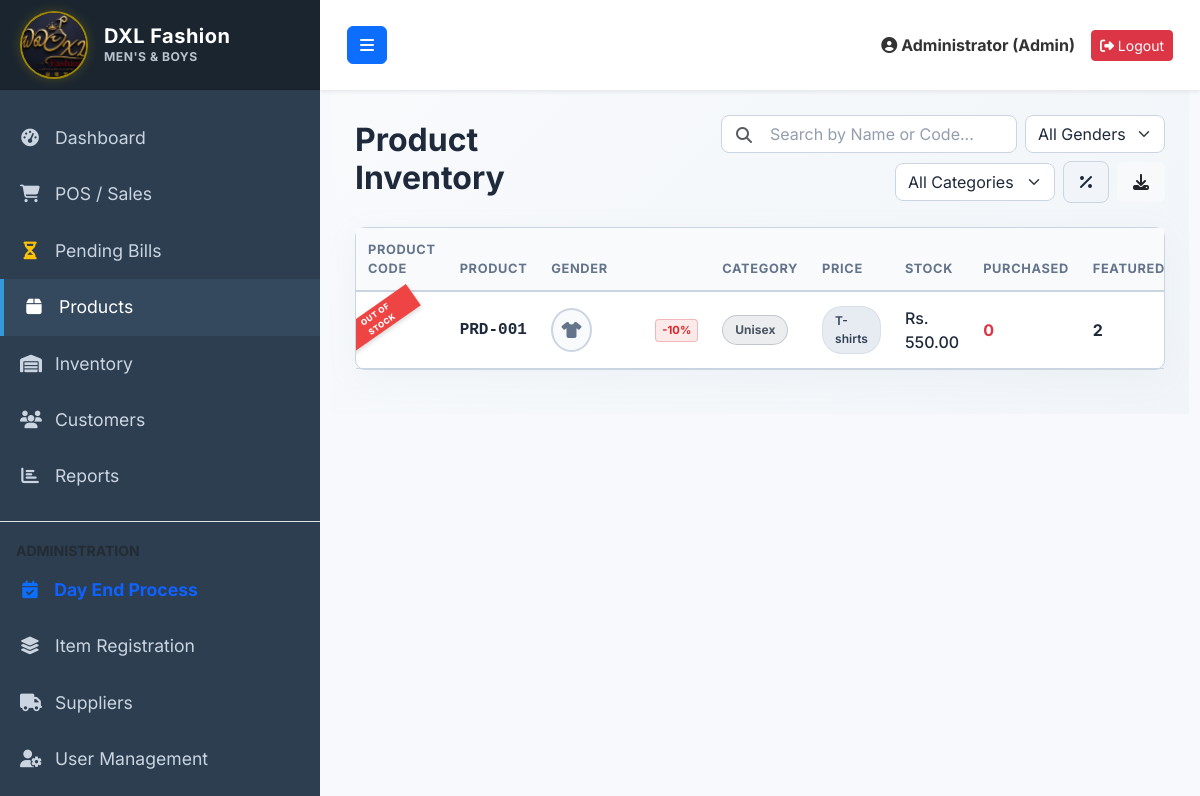
The page /products.php (signed in) on the database its author committed.
### tables this page shows
CREATE TABLE `products` (
  `id` int(11) NOT NULL AUTO_INCREMENT,
  `category_id` int(11) DEFAULT NULL,
  `brand_id` int(11) DEFAULT NULL,
  `product_name` varchar(255) NOT NULL,
  `barcode` varchar(100) DEFAULT NULL,
  `size` varchar(10) DEFAULT NULL,
  `gender` varchar(20) DEFAULT 'Unisex',
  `color` varchar(50) DEFAULT NULL,
  `purchase_price` decimal(10,2) NOT NULL DEFAULT 0.00,
  `selling_price` decimal(10,2) NOT NULL DEFAULT 0.00,
  `discount_percent` int(11) DEFAULT 0,
  `stock_quantity` int(11) NOT NULL DEFAULT 0,
  `is_featured` tinyint(1) DEFAULT 0,
  `reorder_level` int(11) NOT NULL DEFAULT 5,
  `image` varchar(255) DEFAULT 'default.png',
  `created_at` timestamp NOT NULL DEFAULT current_timestamp(),
  PRIMARY KEY (`id`),
  UNIQUE KEY `barcode` (`barcode`),
  KEY `category_id` (`category_id`),
  KEY `brand_id` (`brand_id`),
  CONSTRAINT `fk_prod_brand` FOREIGN KEY (`brand_id`) REFERENCES `brands` (`id`) ON DELETE SET NULL,
  CONSTRAINT `fk_prod_cat` FOREIGN KEY (`category_id`) REFERENCES `categories` (`id`) ON DELETE SET NULL
);

CREATE TABLE `categories` (
  `id` int(11) NOT NULL AUTO_INCREMENT,
  `category_name` varchar(100) NOT NULL,
  `created_at` timestamp NOT NULL DEFAULT current_timestamp(),
  PRIMARY KEY (`id`)
);

### products.php (the view, shortened to what this page needs)
<?php
require_once 'config/database.php';
require_once 'includes/header.php';
$products = $pdo->query("
    SELECT p.*, c.category_name, b.brand_name,
           COALESCE((SELECT SUM(si.quantity) FROM sale_items si WHERE si.product_id = p.id), 0) as purchased_qty
    FROM products p
    LEFT JOIN categories c ON p.category_id = c.id
    LEFT JOIN brands b ON p.brand_id = b.id
    ORDER BY p.id DESC
")->fetchAll();
?>
<div class="premium-dark-page" style="margin: -24px; padding: 24px;">
    <div class="row align-items-center mb-4 g-3">
        <div class="col-md-3">
            <h2 class="fw-bold m-0 text-white">Product Inventory</h2>
        </div>
        <div class="col-md-9 d-flex flex-wrap gap-2 justify-content-md-end align-items-center">
            <div class="position-relative" style="min-width: 250px;">
                <input type="text" id="searchInventory" class="form-control ps-5" placeholder="Search by Name or Code..." onkeyup="filterTable()">
                <i class="fas fa-search position-absolute text-muted" style="left: 15px; top: 12px;"></i>
            </div>
            <select id="filterGender" class="form-select" style="width: 140px;" onchange="filterTable()">
                <option value="">All Genders</option>
            </select>
            <select id="filterCategory" class="form-select" style="width: 160px;" onchange="filterTable()">
                <option value="">All Categories</option>
            </select>
            <button id="btnDiscountFilter" class="btn btn-dark-premium px-3" onclick="toggleDiscountFilter()" title="Filter Active Discounts">
                <i class="fas fa-percentage"></i>
            </button>
            <button class="btn btn-light px-3 py-2 border-0" onclick="window.print()" title="Print Inventory Report">
                <i class="fas fa-download text-dark"></i>
            </button>
        </div>
    </div>
    <div class="card border-0">
        <div class="card-body p-0">
            <div class="table-responsive">
                <table class="table table-hover align-middle m-0" id="inventoryTable">
                    <thead>
                        <tr>
                            <th>Product Code</th>
                            <th>Product</th>
                            <th>Gender</th>
                            <th>Category</th>
                            <th>Price</th>
                            <th>Stock</th>
                            <th>Purchased</th>
                            <th class="text-center">Featured</th>
                        </tr>
                    </thead>
                    <tbody>
                        <?php foreach($products as $p): ?>
                        <tr class="out-of-stock-container"
                            data-gender="<?= htmlspecialchars($p['gender'] ?? 'Unisex') ?>"
                            data-category="<?= htmlspecialchars($p['category_name'] ?? '') ?>"
                            data-discount="<?= $p['discount_percent'] ?>">
                            <?php if ($p['stock_quantity'] <= 0): ?>
                                <td style="padding:0; width:0; border:0; position:relative;">
                                    <div class="out-of-stock-ribbon">Out of Stock</div>
                                </td>
                            <?php endif; ?>
                            <td class="product-code-cell fw-semibold font-monospace" style="color: #cbd5e1;">
                                <?= htmlspecialchars($p['barcode'] ?: 'PRD-'.str_pad($p['id'], 3, '0', STR_PAD_LEFT)) ?>
                            </td>
                            <td>
                                <div class="d-flex align-items-center gap-3">
                                    <?php
                                    $img_src = (file_exists('assets/images/'.$p['image']) && $p['image'] != 'default.png') ? 'assets/images/'.$p['image'] : null;
                                    if ($img_src):
                                    ?>
                                        <img src="<?= $img_src ?>" class="product-avatar-circle">
                                    <?php else: ?>
                                        <div class="product-avatar-fallback">
                                            <i class="fas fa-tshirt"></i>
                                        </div>
                                    <?php endif; ?>
                                    <div class="d-flex align-items-center">
                                        <span class="product-name-cell fw-bold text-white"><?= htmlspecialchars($p['product_name']) ?></span>
                                        <?php if ($p['discount_percent'] > 0): ?>
                                            <span class="badge-discount-percent">-<?= $p['discount_percent'] ?>%</span>
                                        <?php endif; ?>
                                    </div>
                                </div>
                            </td>
                            <td>
                                <?php
                                $gender_class = 'badge-gender-unisex';
                                ?>
                                <span class="<?= $gender_class ?>"><?= htmlspecialchars($p['gender'] ?? 'Unisex') ?></span>
                            </td>
                            <td>
                                <span class="badge-category-pill"><?= htmlspecialchars($p['category_name'] ?? 'General') ?></span>
                            </td>
                            <td class="text-white fw-medium">
                                Rs. <?= number_format($p['selling_price'], 2) ?>
                            </td>
                            <td>
                                <?php if($p['stock_quantity'] <= $p['reorder_level']): ?>
                                    <span class="fw-bold text-danger"><?= $p['stock_quantity'] ?></span>
                                <?php else: ?>
                                    <span class="fw-bold" style="color: #cbd5e1;"><?= $p['stock_quantity'] ?></span>
                                <?php endif; ?>
                            </td>
                            <td class="fw-bold text-success">
                                <?= number_format($p['purchased_qty']) ?>
                            </td>
                        </tr>
                        <?php endforeach; ?>
                    </tbody>
                </table>
            </div>
        </div>
    </div>
</div>
<?php require_once 'includes/footer.php'; ?>

### assets/css/style.css (style rules this page uses)
body { font-family: 'Inter', sans-serif; background-color: #f8f9fc; color: #333; margin: 0; padding: 0; overflow: hidden; height: 100vh; }
.card { border-radius: 10px; box-shadow: 0 4px 6px rgba(0,0,0,0.05); border: none; margin-bottom: 20px; }
:root { --bg-gradient: linear-gradient(135deg, #f8fafc, #f1f5f9); --card-dark: #ffffff; --text-white: #1e293b; --text-muted-dark: #64748b; --primary-blue: #0f62fe; --primary-blue-hover: #0043ce; --primary-orange: var(--primary-blue); --primary-orange-hover: var(--primary-blue-hover); --border-color-dark: #cbd5e1; --accent-blue: var(--primary-blue); --accent-pink: #db2777; --accent-green: #10b981; }
.premium-dark-page { background: var(--bg-gradient) !important; color: var(--text-white) !important; padding: 15px; }
.premium-dark-page h2, .premium-dark-page h3, .premium-dark-page h4, .premium-dark-page h5 { color: var(--text-white) !important; }
.premium-dark-page .card { background: var(--card-dark) !important; border: 1px solid var(--border-color-dark) !important; box-shadow: 0 8px 32px 0 rgba(148, 163, 184, 0.08) !important; color: var(--text-white) !important; }
.premium-dark-page .table { --bs-table-bg: transparent !important; --bs-table-color: var(--text-white) !important; border-color: var(--border-color-dark) !important; vertical-align: middle !important; }
.premium-dark-page .table th { color: var(--text-muted-dark) !important; font-size: 0.8rem; font-weight: 700; text-transform: uppercase; letter-spacing: 0.05em; border-bottom: 2px solid var(--border-color-dark) !important; background: #f8fafc !important; padding: 12px; }
.premium-dark-page .table td { border-bottom: 1px solid var(--border-color-dark) !important; padding: 14px 12px !important; color: var(--text-white) !important; }
.out-of-stock-container { position: relative; overflow: hidden; }
.out-of-stock-ribbon { position: absolute; top: 14px; left: -20px; background: #ef4444; color: white; font-size: 8px; font-weight: 800; padding: 1px 20px; transform: rotate(-35deg); z-index: 10; box-shadow: 0 2px 4px rgba(0,0,0,0.15); text-transform: uppercase; pointer-events: none; letter-spacing: 0.5px; width: 85px; text-align: center; }
.product-avatar-fallback { width: 44px; height: 44px; border-radius: 50%; background: #f8fafc; border: 2px solid var(--border-color-dark); display: inline-flex; align-items: center; justify-content: center; color: var(--text-muted-dark); font-size: 16px; vertical-align: middle; }
.badge-gender-unisex { background-color: rgba(75, 85, 99, 0.1) !important; color: #4b5563 !important; border: 1px solid rgba(75, 85, 99, 0.25) !important; padding: 5px 12px; border-radius: 20px; font-size: 0.75rem; font-weight: 700; display: inline-block; }
.badge-category-pill { background-color: rgba(226, 232, 240, 0.8) !important; color: #334155 !important; border: 1px solid rgba(203, 213, 225, 0.6) !important; padding: 5px 12px; border-radius: 20px; font-size: 0.75rem; font-weight: 600; display: inline-block; }
.badge-discount-percent { background-color: rgba(220, 38, 38, 0.1) !important; color: #dc2626 !important; border: 1px solid rgba(220, 38, 38, 0.25) !important; padding: 2px 6px; border-radius: 4px; font-size: 0.7rem; font-weight: 700; margin-left: 8px; display: inline-block; }
.btn-dark-premium { background-color: #f1f5f9 !important; border: 1px solid var(--border-color-dark) !important; color: #1e293b !important; transition: all 0.2s ease; padding: 8px 14px; border-radius: 8px; font-weight: 600; }
.premium-dark-page .form-control, .premium-dark-page .form-select { background-color: #ffffff !important; border: 1px solid var(--border-color-dark) !important; color: #1e293b !important; border-radius: 8px; }
.premium-dark-page .form-control::placeholder { color: var(--text-muted-dark) !important; opacity: 0.7; }

### rows shown on the page
products: shows "OUT OF STOCK", barcode+id "PRD-001", discount_percent "10", gender "Unisex", category.category_name "T-shirts", selling_price "550.00", stock_quantity "0", purchased_qty "2"

### other values the page prints
$_SESSION['full_name'] "Administrator"
$_SESSION['role'] "Admin"
